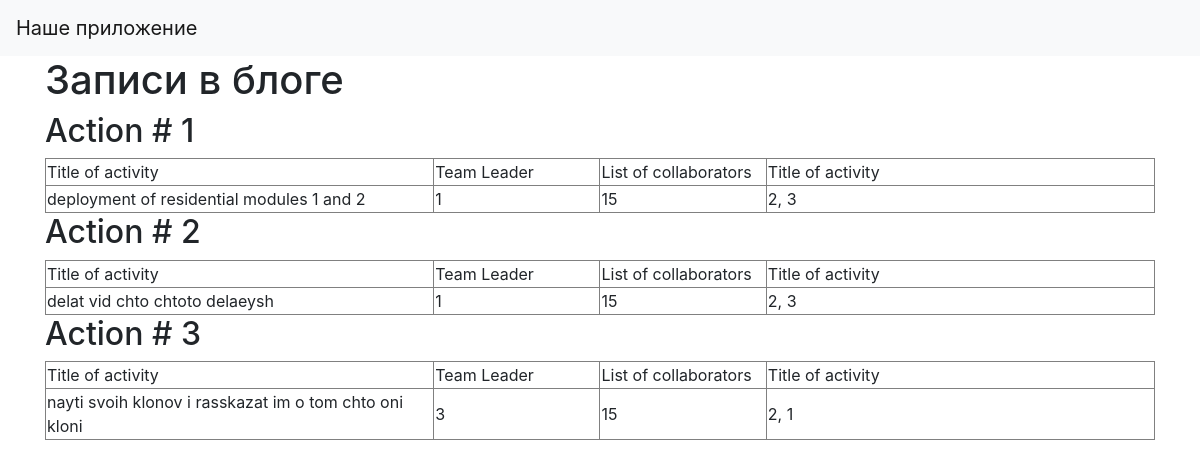
/index, run on the app's committed database.
### data/jobs.py (models this page shows)
class Job(SqlAlchemyBase):
    __tablename__ = 'jobs'
    id = sqlalchemy.Column(sqlalchemy.Integer,
                           primary_key=True, autoincrement=True)
    team_leader = sqlalchemy.Column(sqlalchemy.Integer,
                                    sqlalchemy.ForeignKey("users.id"))
    job = sqlalchemy.Column(sqlalchemy.String, nullable=True)
    work_size = sqlalchemy.Column(sqlalchemy.Integer, nullable=True)
    collaborators = sqlalchemy.Column(sqlalchemy.String, nullable=True)
    start_date = sqlalchemy.Column(sqlalchemy.DateTime,
                                   default=datetime.datetime.now)
    end_date = sqlalchemy.Column(sqlalchemy.DateTime,
                                 default=datetime.datetime.now)
    is_finished = sqlalchemy.Column(sqlalchemy.Boolean, default=True)
    user = orm.relationship('User')

### main.py (the view)
@app.route("/")
@app.route("/index")
def index():
    db_sess = db_session.create_session()
    job = db_sess.query(Job)
    return render_template("proud.html", job=job)

### data/db_session.py (called while the page is built)
def create_session() -> Session:
    global __factory
    return __factory()

### templates/proud.html
{% extends "base.html" %}
{% block content %}
<h1>Записи в блоге</h1>
{% for item in job%}
<h2>Action # {{item.id}}</h2>
<table border="1" width="100%">
    <tr>
        <td width="35%">Title of activity</td>
        <td width="15%">Team Leader</td>
        <td width="15%">List of collaborators</td>
        <td width="45%">Title of activity</td>
    </tr>
    <tr>
        <td>{{item.job}}</td>
        <td>{{item.team_leader}}</td>
        <td>{{item.work_size}}</td>
        <td>{{item.collaborators}}</td>
    </tr>
</table>
{% endfor %}
{% endblock %}

### templates/base.html (shortened to what this page needs)
<!doctype html>
<html lang="en">
<head>
    <link rel="stylesheet"
          href="https://stackpath.bootstrapcdn.com/bootstrap/4.4.1/css/bootstrap.min.css"
>
</head>
<body>
<header>
    <nav class="navbar navbar-light bg-light">
        <a class="navbar-brand" href="#">Наше приложение</a>
    </nav>
</header>
<main role="main" class="container">
    {% block content %}{% endblock %}
</main>
</body>
</html>

### data on the page
Job: id "1", job "deployment of residential modules 1 and 2", team_leader "1", work_size "15", collaborators "2, 3"
Job: id "2", job "delat vid chto chtoto delaeysh", team_leader "1", work_size "15", collaborators "2, 3"
Job: id "3", job "nayti svoih klonov i rasskazat im o tom chto oni kloni", team_leader "3", work_size "15", collaborators "2, 1"
